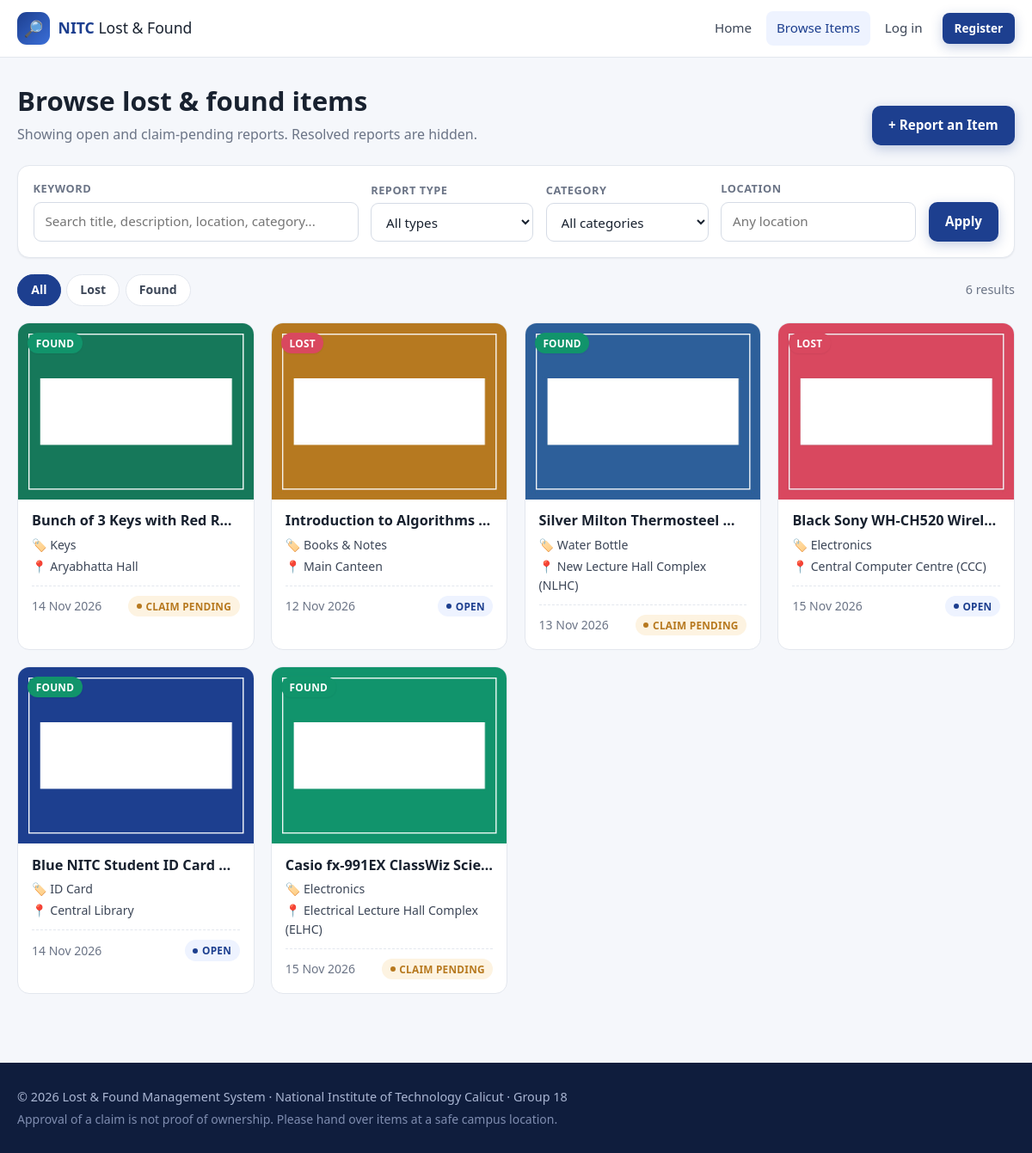
The app's page /items/ with its own data.
### items/models.py (models this page shows, shortened)
class Item(models.Model):
    title = models.CharField(max_length=120)
    report_type = models.CharField(
        "report type", max_length=5, choices=ReportType.choices, default=ReportType.LOST, db_index=True
    )
    category = models.CharField(max_length=50, choices=CATEGORY_CHOICES, db_index=True)
    description = models.TextField(
        help_text="Describe the item (colour, brand, marks). Avoid sensitive identifiers such as full ID numbers."
    )
    photo = models.ImageField(
        upload_to="item_photos/%Y/%m/",
        blank=True,
        validators=[FileExtensionValidator(allowed_extensions=["jpg", "jpeg", "png", "webp"])],
        help_text="Optional. JPEG, PNG or WebP, maximum 5 MB.",
    )
    location = models.CharField(max_length=150, help_text="Where the item was lost or found.")
    date_lost_found = models.DateField("date lost / found")
    collection_point = models.CharField(
        "collection point",
        max_length=150,
        blank=True,
        help_text="Optional. Where a found item can be collected (e.g. Security office, Main Building).",
    )
    contact_method = models.CharField(
        "contact method",
        max_length=150,
        help_text="How others can reach you (e.g. email, phone, hostel room).",
    )
    created_by = models.ForeignKey(
        settings.AUTH_USER_MODEL, on_delete=models.CASCADE, related_name="items", verbose_name="creator"
    )
    status = models.CharField(max_length=15, choices=ItemStatus.choices, default=ItemStatus.OPEN, db_index=True)
    created_at = models.DateTimeField(auto_now_add=True)  # FR-11
    updated_at = models.DateTimeField(auto_now=True)      # FR-11, FR-33
    objects = ItemQuerySet.as_manager()
    class Meta:
        ordering = ["-created_at"]
        verbose_name = "item report"
        verbose_name_plural = "item reports"
    def get_absolute_url(self):
        return reverse("items:item_detail", args=[self.pk])
    @property
    def status_css(self):
        return {
            ItemStatus.OPEN: "open",
            ItemStatus.CLAIM_PENDING: "pending",
            ItemStatus.RESOLVED: "resolved",
        }.get(self.status, "open")

### items/views.py (the view, shortened to what this page needs)
# urls.py: path("items/", views.item_list_view, name="item_list"),
def item_list_view(request):
    form = ItemFilterForm(request.GET or None)
    params = {"keyword": "", "type": "", "category": "", "location": ""}
    results = search_items(**params)
    paginator = Paginator(results, settings.LOSTFOUND_ITEMS_PER_PAGE)
    page_obj = paginator.get_page(request.GET.get("page"))
    is_filtered = any(params.values())
    return render(
        request,
        "items/item_list.html",
        {
            "form": form,
            "page_obj": page_obj,
            "items": page_obj.object_list,
            "total": paginator.count,
            "is_filtered": is_filtered,
        },
    )

### items/forms.py (shortened to what this page needs)
class ItemFilterForm(forms.Form):
    q = forms.CharField(
        required=False,
        label="Keyword",
        widget=forms.TextInput(attrs={"placeholder": "Search title, description, location, category...", "type": "search"}),
    )
    type = forms.ChoiceField(
        required=False, label="Report type", choices=[("", "All types")] + list(ReportType.choices)
    )
    category = forms.ChoiceField(required=False, choices=[("", "All categories")] + CATEGORY_CHOICES)
    location = forms.CharField(
        required=False,
        widget=forms.TextInput(attrs={"list": "campus-locations", "placeholder": "Any location"}),
    )
    def __init__(self, *args, **kwargs):
        super().__init__(*args, **kwargs)
        for field in self.fields.values():
            css = field.widget.attrs.get("class", "")
            field.widget.attrs["class"] = (css + " form-control").strip()

### items/context_processors.py (called while the page is built)
def site_context(request):
    return {
        "SITE_NAME": "NITC Lost & Found",
        "CAMPUS_LOCATIONS": CAMPUS_LOCATIONS,
        "MAX_PHOTO_MB": settings.LOSTFOUND_MAX_PHOTO_SIZE // (1024 * 1024),
    }

### items/models.py (called while the page is built)
    def unresolved(self):
        return self.exclude(status=ItemStatus.RESOLVED)

### items/views.py (called while the page is built, shortened)
def search_items(keyword="", type="", category="", location="", queryset=None):  # noqa: A002 - name from class diagram
    qs = (queryset if queryset is not None else Item.objects.all()).unresolved()
    keyword = (keyword or "").strip()
    if type in ReportType.values:
        qs = qs.filter(report_type=type)               # filterByType()
    if category:
        qs = qs.filter(category=category)              # filterByCategory()
    location = (location or "").strip()
    if location:
        qs = qs.filter(location__icontains=location)   # filterByLocation()
    return qs.select_related("created_by")

### templates/items/item_list.html (shortened to what this page needs)
{% extends "base.html" %}
{% block content %}
<div class="page-head">
  <div>
    <h1>Browse lost &amp; found items</h1>
    <p class="muted">Showing open and claim-pending reports. Resolved reports are hidden.</p>
  </div>
  <a href="{% url 'items:create_item' %}" class="btn btn-primary">+ Report an Item</a>
</div>
<form method="get" class="filter-bar card" role="search" id="filter-form">
  <div class="filter-field filter-q">
    <label for="{{ form.q.id_for_label }}">Keyword</label>
    {{ form.q }}
  </div>
  <div class="filter-field">
    <label for="{{ form.type.id_for_label }}">Report type</label>
    {{ form.type }}
  </div>
  <div class="filter-field">
    <label for="{{ form.category.id_for_label }}">Category</label>
    {{ form.category }}
  </div>
  <div class="filter-field">
    <label for="{{ form.location.id_for_label }}">Location</label>
    {{ form.location }}
  </div>
  <div class="filter-actions">
    <button type="submit" class="btn btn-primary">Apply</button>
  </div>
</form>
<div class="type-tabs" role="tablist" aria-label="Quick report type filter">
  {% with cur=request.GET.type|default:'' %}
  <a role="tab" class="type-tab {% if cur == '' %}active{% endif %}" href="?{% querystring type=None page=None %}">All</a>
  <a role="tab" class="type-tab type-lost {% if cur == 'LOST' %}active{% endif %}" href="?{% querystring type='LOST' page=None %}">Lost</a>
  <a role="tab" class="type-tab type-found {% if cur == 'FOUND' %}active{% endif %}" href="?{% querystring type='FOUND' page=None %}">Found</a>
  {% endwith %}
  <span class="result-count muted">{{ total }} result{{ total|pluralize }}</span>
</div>
{% if items %}
  <div class="item-grid">
    {% for item in items %}{% include "partials/_item_card.html" %}{% endfor %}
  </div>
{% endif %}
{% endblock %}

### templates/partials/_item_card.html
<article class="item-card">
  <a class="item-card-link" href="{{ item.get_absolute_url }}" aria-label="View {{ item.title }}">
    <div class="item-thumb">
      {% if item.photo %}
        <img src="{{ item.photo.url }}" alt="Photo of {{ item.title }}" loading="lazy">
      {% else %}
        <span class="item-thumb-icon" aria-hidden="true">{{ item.category_icon }}</span>
      {% endif %}
      <span class="tag tag-{{ item.report_type|lower }}">{{ item.get_report_type_display }}</span>
    </div>
    <div class="item-body">
      <h3 class="item-title">{{ item.title }}</h3>
      <p class="item-meta"><span aria-hidden="true">🏷️</span> {{ item.category }}</p>
      <p class="item-meta"><span aria-hidden="true">📍</span> {{ item.location|truncatechars:38 }}</p>
      <div class="item-foot">
        <span class="muted small">{{ item.date_lost_found|date:"d M Y" }}</span>
        <span class="badge badge-{{ item.status_css }}">{{ item.get_status_display }}</span>
      </div>
    </div>
  </a>
</article>

### records on screen
Item: photo (picture), report_type "FOUND", title "Bunch of 3 Keys with Red R…", category "Keys", location "Aryabhatta Hall", date_lost_found "14 Nov 2026", status "CLAIM PENDING"
Item: photo (picture), report_type "LOST", title "Introduction to Algorithms…", category "Books & Notes", location "Main Canteen", date_lost_found "12 Nov 2026", status "OPEN"
Item: photo (picture), report_type "FOUND", title "Silver Milton Thermosteel…", category "Water Bottle", location "New Lecture Hall Complex (NLHC)", date_lost_found "13 Nov 2026", status "CLAIM PENDING"
Item: photo (picture), report_type "LOST", title "Black Sony WH-CH520 Wirel…", category "Electronics", location "Central Computer Centre (CCC)", date_lost_found "15 Nov 2026", status "OPEN"
Item: photo (picture), report_type "FOUND", title "Blue NITC Student ID Card…", category "ID Card", location "Central Library", date_lost_found "14 Nov 2026", status "OPEN"
Item: photo (picture), report_type "FOUND", title "Casio fx-991EX ClassWiz Scie…", category "Electronics", location "Electrical Lecture Hall Complex (ELHC)", date_lost_found "15 Nov 2026", status "CLAIM PENDING"

### other values on screen
{{ total }} "6"
